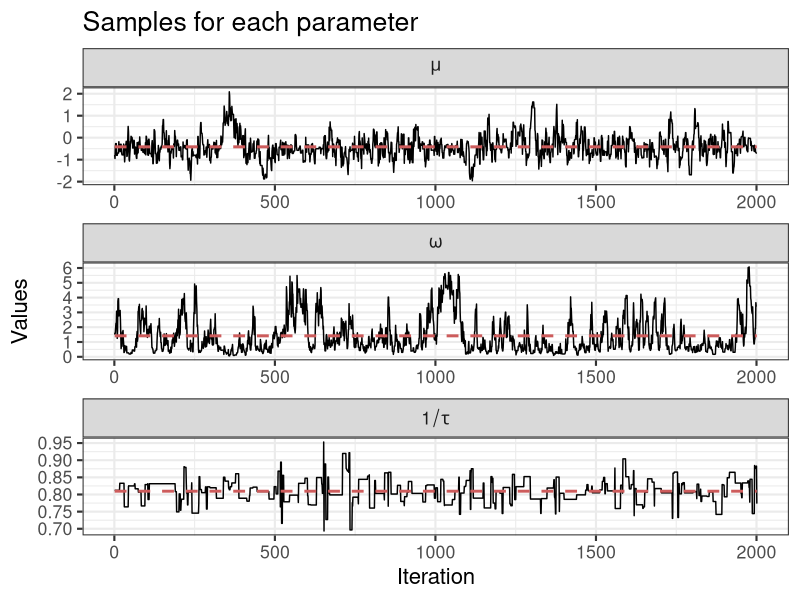
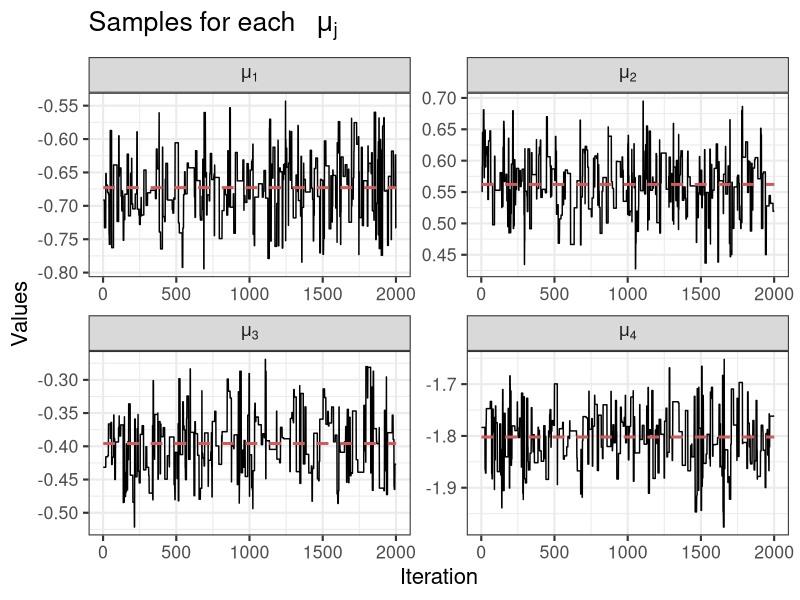

Here is the R script that generated these plots, in order:
# Header ------------------------------------------------------------
# MH code for fitting a hierarchical linear model
# Bruna Wundervald

# Some boiler plate code to clear the workspace, and load in required packages
rm(list = ls()) # Clear the workspace
library(tidyverse)

# Maths --------------------------------------------------------------

# Description of the Bayesian model fitted in this file
# Notation:
# y_{ij} = response variable for observation i = 1,...,n_j 
# in group j = 1,..,M.
# N = total number of observation = sum_j(n_j)
# mu_j = mean for each group j
# mu = mean for mu_j 
# tau = inverse variance of y_ij
# omega = inverse variance of mu_j

# Likelihood:
# y_{ij} ~ N(mu_j, tau^{-1})
# Priors
# mu_j ~ N(mu, omega^{-1})
# mu ~ N(mu_mu, tau_mu) 
# tau ~ Gamma(alpha, beta)
# omega ~ Gamma(alpha_omega, beta_omega)
# alpha = 0.5, beta = 1, alpha_omega = 0.2, beta_omega = 1, 
# mu_mu = 0, tau_mu = 0.5 

# Simulate data -----------------------------------------------------
alpha = 0.5; beta = 1; alpha_omega = 0.2; beta_omega = 1; 
mu_mu = 0; tau_mu = 0.5

# Set the seed so this is repeatable
set.seed(123)
# Some R code to simulate data from the above model
M = 4 # Number of groups
mu_main = rnorm(n = 1, mu_mu, sd = sqrt(1/tau_mu))
tau = rgamma(n = 1, 1/alpha, beta)
omega = rgamma(n = 1, 1/alpha_omega, beta_omega)
mu_j = rnorm(n = M, mu_main, sd = sqrt(1/omega))

nj = sample(200:350, M, replace = TRUE) # Set the number of obs in each group between 5 and 10
N = sum(nj)
group = rep(1:M, times = nj)
mu = rep(mu_j, nj)
y = rnorm(N, mean = mu, sd = sqrt(1/tau))

# Useful functions --------------------------------------------------
likelihood <- function(y, group, pars){
  
  tau <- pars$tau
  mu_j <- pars$mu_j
  
  ds <- vector(mode = "numeric", length = n_distinct(group))
  for(j in unique(group)){
    y_j <- y[group == j]
    ds[j] <- sum(
      dnorm(y_j, mean = mu_j[j], sd = sqrt(1/tau), log = TRUE))
  }
  summll <-  sum(ds)
  return(summll)
}

priors <- function(pars, alpha_p = alpha, 
                   beta_p = beta, 
                   alpha_o_p = alpha_omega, 
                   beta_o_p = beta_omega, 
                   mu_mu_p = mu_mu, 
                   tau_mu_p = tau_mu){
  mu_j <- pars$mu_j
  tau <- pars$tau
  omega <- pars$omega
  mu <- pars$mu 
  
  tau_prior <-  dgamma(tau, 1/alpha_p, beta_p, log = TRUE)
  omega_prior <-  dgamma(omega, 1/alpha_p, beta_o_p, log = TRUE)
  mu_prior <-  dnorm(mu, mean = mu_mu_p, sd = sqrt(1/tau_mu_p), log = TRUE)
  mu_j_prior <-  dnorm(mu_j, mu, sd = sqrt(1/omega), log = TRUE)
  all_priors <- sum(tau_prior, omega_prior, 
                    mu_prior, mu_j_prior)
  return(all_priors)
}


posterior <- function(y, group, pars){
  mu_j <- pars$mu_j
  tau <- pars$tau
  omega <- pars$omega
  mu <- pars$mu 
  
  post <- 
    priors(pars = 
             list(mu_j = mu_j, tau = tau, omega = omega, mu = mu)) +
    likelihood(y, group, list(tau = tau, mu_j = mu_j))
  
  return(post)
  
}

q_theta <- function(old, new, alpha, beta = 0.2){
  old_q <- dgamma(old, shape = alpha/beta, scale = beta, log = TRUE)
  new_q <- dgamma(new, shape = alpha/beta, scale = beta, log = TRUE)
  
  return(list(old_q = old_q, new_q = new_q))
  
}


# Starting Values ---
n_iter = 2000
taus = mus = omegas = c()
mu_js = list()

current_mu_j = mu_j 
current_mu = mu_main
current_tau = tau
current_omega = omega

taus[1] = current_tau
mus[1] = current_mu
omegas[1] = current_omega
mu_js[[1]] = mu_j

acc_mu = 0
acc_tau = 0
acc_omega = 0
acc_mu_js = list(0, 0, 0, 0)


for(i in 1:n_iter){
  
  # Updating mu_j
  for (j in unique(group)) {
    
    mu_j_candidate = current_mu_j 
    mu_j_candidate[j] = rnorm(1, current_mu_j[j], sd = 0.5)
    
    #mu_all_new[j] = mu_j_new #change jth element
    new_post = posterior(
      y, group, 
      list(mu_j = mu_j_candidate, 
           tau = current_tau, mu = current_mu, omega = current_omega))
    
    old_post = posterior(
      y, group, 
      list(mu_j = current_mu_j, 
           tau = current_tau, mu = current_mu, omega = current_omega))
    
    u = runif(1)
    a = exp(new_post - old_post) 
    
    if(a > u){
      current_mu_j = mu_j_candidate
      acc_mu_js[[j]] = acc_mu_js[[j]] + 1
    } 
  }
  
  mu_js[[i+1]] = current_mu_j
  
  
  # Sampling tau - only change that and accept/reject
  #tau_candidate = abs(rnorm(1, current_tau, 0.2)) # A normal proposal??
  tau_candidate = rgamma(1, shape = current_tau/0.2, scale = 0.2)
  
  
  if(tau_candidate == 0){
    tau_candidate = tau_candidate + abs(rnorm(1, 0, 0.1))
  }
  
  qs_tau <- q_theta(old = current_tau, 
                    new = tau_candidate, alpha = current_tau)
  
  # qs_tau <- list(
  #   old_q = dgamma(current_tau, shape = tau_candidate/0.2, scale = 0.2, 
  #                  log = TRUE),
  #   new_q = dgamma(tau_candidate, shape = current_tau/0.2, scale = 0.2,
  #                  log = TRUE)
  #   
  # )
  
  
  new_post = posterior(
    y, group, 
    pars = list(tau = tau_candidate, mu_j = current_mu_j, 
                omega = current_omega, mu = current_mu))
  
  old_post = posterior(
    y, group, 
    list(mu_j = current_mu_j, tau = current_tau, 
         mu = current_mu, omega = current_omega))
  
  u  = runif(1)
  a = exp((new_post + qs_tau$old_q) - (old_post + qs_tau$new_q)) 
  
  if(a > u){
    current_tau = tau_candidate
    acc_tau = acc_tau +1
  } 
  
  taus <- c(taus, current_tau)
  
  
  # Sampling mu only 
  mu_candidate = rnorm(1, current_mu, sd = 0.5)
  
  new_post = posterior(
    y, group, 
    pars = list(tau = current_tau, mu_j = current_mu_j, 
                omega = current_omega, mu = mu_candidate))
  
  old_post = posterior(
    y, group, 
    list(mu_j = current_mu_j, tau = current_tau, 
         mu = current_mu, omega = current_omega))
  
  u  = runif(1)
  a = exp(new_post - old_post) 
  
  if(a > u){
    current_mu = mu_candidate
    acc_mu = acc_mu +1
  }
  
  mus <- c(mus, current_mu)
  
  # Sampling omega only 
  # omega_candidate = rgamma(1, shape = current_omega/2, scale = 2)
  # 
  # if(omega_candidate == 0){
  #  omega_candidate = omega_candidate + abs(rnorm(1, 0, 0.1))
  #  }
  
  #omega_candidate = abs(rnorm(1, current_omega, 0.2))
  
  omega_candidate = rgamma(1, shape = current_omega/0.2, scale = 0.2)
  
  qs_omega <- q_theta(current_omega, omega_candidate, alpha = current_omega)
  # qs_omega <- list(
  #   old_q = dgamma(current_omega, shape = omega_candidate/0.2, scale = 0.2, 
  #                  log = TRUE),
  #   new_q = dgamma(omega_candidate, shape = current_omega/0.2, scale = 0.2,
  #                  log = TRUE)
  #   
  # )
  
  
  new_post = posterior(
    y, group, 
    pars = list(tau = current_tau, mu_j = current_mu_j, 
                omega = omega_candidate, mu = current_mu))
  
  old_post = posterior(
    y, group, 
    list(mu_j = current_mu_j, tau = current_tau, mu = current_mu, 
         omega = current_omega))
  
  u  = runif(1)
  a = exp((new_post + qs_omega$old_q) - (old_post + qs_omega$new_q)) 
  
  if(a > u){
    current_omega = omega_candidate
    acc_omega = acc_omega +1
  }
  
  omegas <- c(omegas, current_omega)
}


c(acc_mu, acc_omega, acc_tau, acc_mu_js[[1]], 
  acc_mu_js[[2]], acc_mu_js[[3]], acc_mu_js[[4]])/n_iter

mu_j_candidate

results <- data.frame(
  iter = 1:(n_iter + 1), 
  mus = mus, omegas = omegas, taus = 1/taus, 
  mu_1 = map_dbl(mu_js, 1), 
  mu_2 = map_dbl(mu_js, 2), 
  mu_3 = map_dbl(mu_js, 3), 
  mu_4 = map_dbl(mu_js, 4)
)

new.lab <- as_labeller(c(mus = "mu", 
                         omegas = "omega", 
                         taus = "1/tau"), label_parsed)

results %>% 
  select(iter, mus, omegas, taus) %>% 
  gather(parameter, value, -iter) %>% 
  group_by(parameter) %>% 
  mutate(mean = mean(value)) %>% 
  ggplot(aes(x = iter, y = value), colour = 'grey80') + 
  geom_line() +
  geom_line(aes(y = mean), colour = "#CD5C5C", size = 1, 
            linetype = 2) +
  scale_y_continuous(breaks = scales::pretty_breaks()) +
  facet_wrap(~parameter, scales = 'free', nrow = 3, 
             labeller = new.lab) +
  ggtitle(label = 
            "Samples for each parameter") +
  xlab("Iteration") + ylab("Values") +
  theme_bw(16)

new.lab.mu <- as_labeller(c(mu_1 = "mu[1]", 
                            mu_2 = "mu[2]", 
                            mu_3 = "mu[3]", 
                            mu_4 = "mu[4]"), label_parsed)

results %>% 
  select(iter, mu_1, mu_2, mu_3, mu_4) %>% 
  gather(parameter, value, -iter) %>% 
  group_by(parameter) %>% 
  mutate(mean = mean(value)) %>% 
  ggplot(aes(x = iter, y = value), colour = 'grey80') + 
  geom_line() +
  geom_line(aes(y = mean), colour = "#CD5C5C", size = 1, 
            linetype = 2) +
  scale_y_continuous(breaks = scales::pretty_breaks()) +
  facet_wrap(~parameter, scales = 'free', nrow = 2, 
             labeller = new.lab.mu) +
  ggtitle(label = 
            expression("Samples for each  "~mu[j])) +
  xlab("Iteration") + ylab("Values") +
  theme_bw(16)

# --------------------------------------------------------------